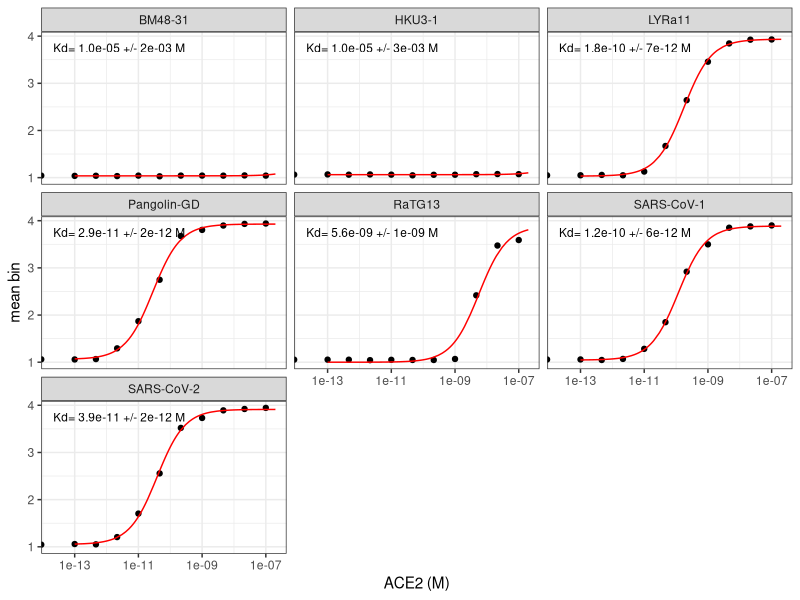
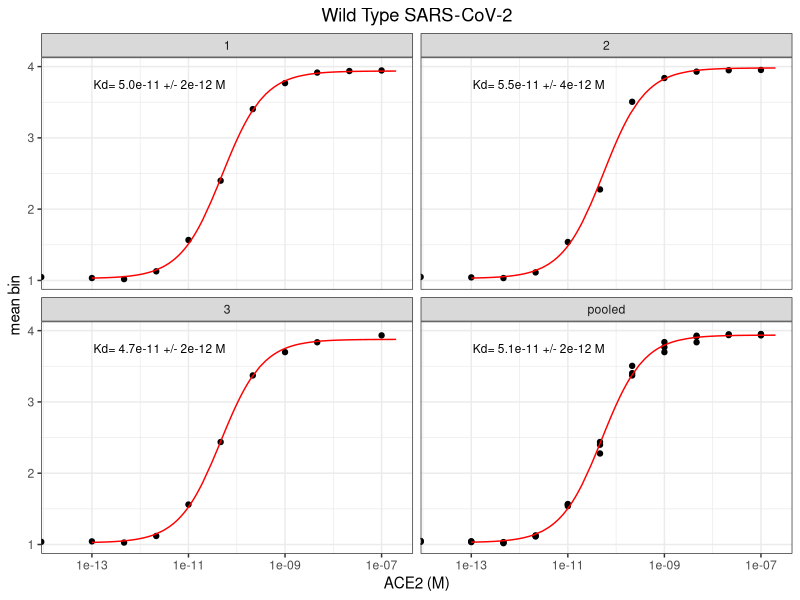
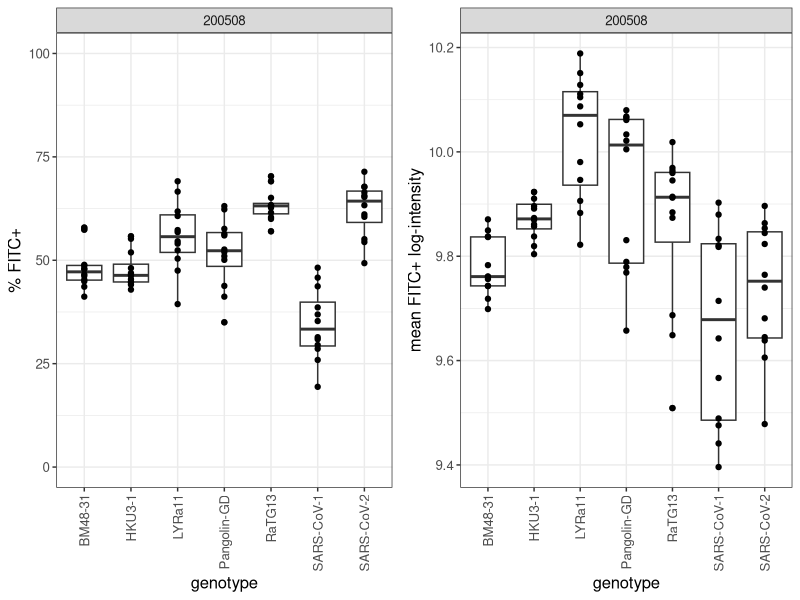
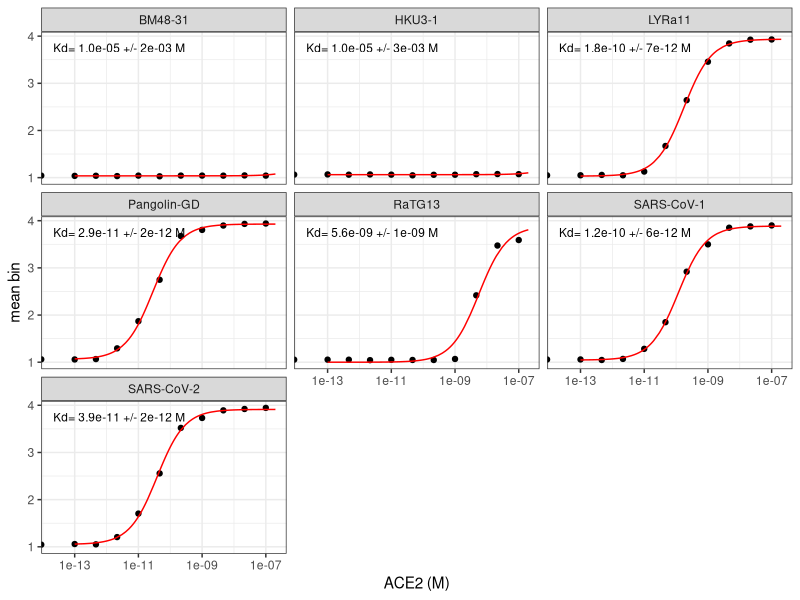
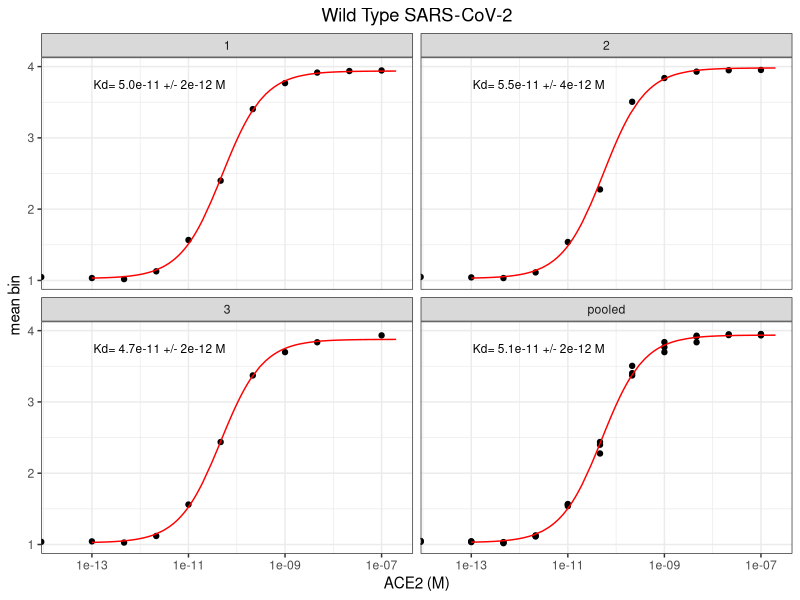

These figures' R source, in order:
## ---- chunk 1
require("knitr")
knitr::opts_chunk$set(echo = T)
knitr::opts_chunk$set(dev.args = list(png = list(type = "cairo")))

#list of packages to install/load
packages = c("ggplot2", "data.table", "tidyverse", "dplyr", "broom", "gridExtra")
#install any packages not already installed
installed_packages <- packages %in% rownames(installed.packages())
if(any(installed_packages == F)){
  install.packages(packages[!installed_packages])
}
#load packages
invisible(lapply(packages, library, character.only=T))

#make results directory
if(!file.exists("results")){
 dir.create(file.path("results"))
}


## ---- chunk 2
dt <- read.csv(file="homolog_validations.csv", stringsAsFactors=F)
## ---- chunk 3
wildtype <- dt %>%
  filter(expt=="200501") %>%
  mutate(replicate = "pooled",
         titration = "wt_pooled")

dt <- dt %>% rbind(wildtype)

print(nrow(dt))
## ---- chunk 4
dt <- dt %>%
  group_by(titration) %>%
  mutate(mean_FITCpos = mean(FITCpos),
         stderr_FITCpos = sd(FITCpos)/sqrt(length(FITCpos)),
         log_geomean_FITC = log(geomean_FITC),
         mean_logMFI_FITC = mean(log(geomean_FITC)),
         stderr_logMFI_FITC = sd(log(geomean_FITC))/sqrt(length(geomean_FITC))
         ) %>%
  ungroup()

head(dt, n=5)
## ---- chunk 5
nls_broom <- dt %>%
  group_by(titration) %>%
  do(tidy(nls(mean_bin ~ a*(conc_M/(conc_M+Kd))+b,
              data=.,
              start=list(a=3,b=1,Kd=1e-10),
              lower=list(a=2,b=1,Kd=1e-15),
              upper=list(a=3,b=1.5,Kd=1e-5),
              algorithm="port"
              )
          )
  )

dt <- dt %>%
  merge(nls_broom %>%
          filter(term=="Kd") %>%
          select(estimate, std.error) %>%
          rename(Kd="estimate",
                 Kd_SE="std.error"), by="titration")
head(dt, n=5)
## ---- chunk 6
isogenic_titrations_summary <- dt %>%
  select(expt, titration, genotype, replicate, Kd, Kd_SE, mean_FITCpos, stderr_FITCpos, mean_logMFI_FITC, stderr_logMFI_FITC) %>%
  unique()

isogenic_titrations_summary
write.csv(isogenic_titrations_summary,"./results/isogenic_titrations_summary.csv", row.names = FALSE)
## ---- chunk 7
conc_M = c(1:20 %o% 10^(-13:-7)) # this should only generate 120 estimates per titration (faster!)

nls_predictions <- dt %>%
  select(titration, expt, genotype, replicate) %>%
  merge(nls_broom %>%
          select(-statistic, -p.value, -std.error) %>%
          spread(term, estimate),
        by="titration") %>%
  unique() %>%
  merge(dt %>% select(titration, Kd_SE) %>% unique(), by="titration") %>%
  merge(as.data.frame(conc_M), all=TRUE) %>%
  mutate(mean_bin = a*(conc_M/(conc_M+Kd))+b)

head(nls_predictions, n=5)
## ---- chunk 8
annotations <- dt %>%
  filter(expt != "200501") %>%
  select(titration, genotype, expt, replicate, Kd, Kd_SE) %>%
  unique() %>%
  remove_rownames()

ggplot(dt %>% filter(expt != "200501"), aes(conc_M, mean_bin)) +
  geom_point() +
  geom_line(data = nls_predictions %>% filter(expt != "200501"),
            aes(conc_M, mean_bin),
            color="red") +
  scale_x_log10(lim=c(2e-14,2e-07)) +
  xlab("ACE2 (M)") +
  ylab("mean bin") +
  facet_wrap(~ genotype) +
  geom_text(
    data    = annotations,
    mapping = aes(x = 2.5e-12,
                  y = 3.75,
                  label = c(paste(
                    "Kd=", format(Kd, digits=2),
                    "+/-", format(Kd_SE, digits=1), "M"))),
    size=3) +
  theme_bw()

ggsave(
  "./results/homolog_titration.pdf",
  scale = 1,
  width = NA,
  height = NA,
  useDingbats=F
)
## ---- chunk 9
annotations <- dt %>%
  filter(expt == "200501") %>%
  select(titration, genotype, expt, replicate, Kd, Kd_SE) %>%
  unique() %>%
  remove_rownames()

ggplot(dt %>% filter(expt == "200501"), aes(conc_M, mean_bin)) +
  geom_point() +
  geom_line(data = nls_predictions %>% filter(expt == "200501"),
            aes(conc_M, mean_bin),
            color="red") +
  scale_x_log10(lim=c(2e-14,2e-07)) +
  xlab("ACE2 (M)") +
  ylab("mean bin") +
  facet_wrap(~ replicate) + # this time facet on replicate
  geom_text(
    data    = annotations,
    mapping = aes(x = 2.5e-12,
                  y = 3.75,
                  label = c(paste(
                    "Kd=", format(Kd, digits=2),
                    "+/-", format(Kd_SE, digits=1), "M"))),
    size=3) +
  ggtitle("Wild Type SARS-CoV-2") +
  theme_bw() +
  theme(plot.title = element_text(hjust = 0.5))

ggsave(
  "./results/wildtype_triplicate_titration.pdf",
  scale = 1,
  width = NA,
  height = NA,
  useDingbats = F
)
## ---- chunk 10
p1 <- ggplot(dt %>% filter(expt!="200501"), aes(genotype, FITCpos)) +
  geom_boxplot() +
  geom_point() +
  scale_y_continuous(lim=c(0, 100)) +
  ylab("% FITC+") +
  facet_wrap(~ expt, scales="free_x") +
  theme_bw() +
  theme(text = element_text(size=12),
        axis.text.x=element_text(angle=90, hjust=1, vjust=0.5))

p2 <- ggplot(dt %>% filter(expt!="200501"), aes(genotype, log_geomean_FITC)) +
  geom_boxplot() +
  geom_point() +
  ylab("mean FITC+ log-intensity") +
  facet_wrap(~ expt, scales="free_x") +
  theme_bw() +
  theme(text = element_text(size=12),
        axis.text.x=element_text(angle=90, hjust=1, vjust=0.5))

grid.arrange(p1, p2, ncol=2, widths=c(8,8), heights=c(6))

g <- arrangeGrob(p1, p2, ncol=2, widths=c(8,8), heights=c(6))

ggsave(
  "./results/homolog_FITC_expression.pdf",
  g,
  scale = 1,
  width = NA,
  height = NA
)
